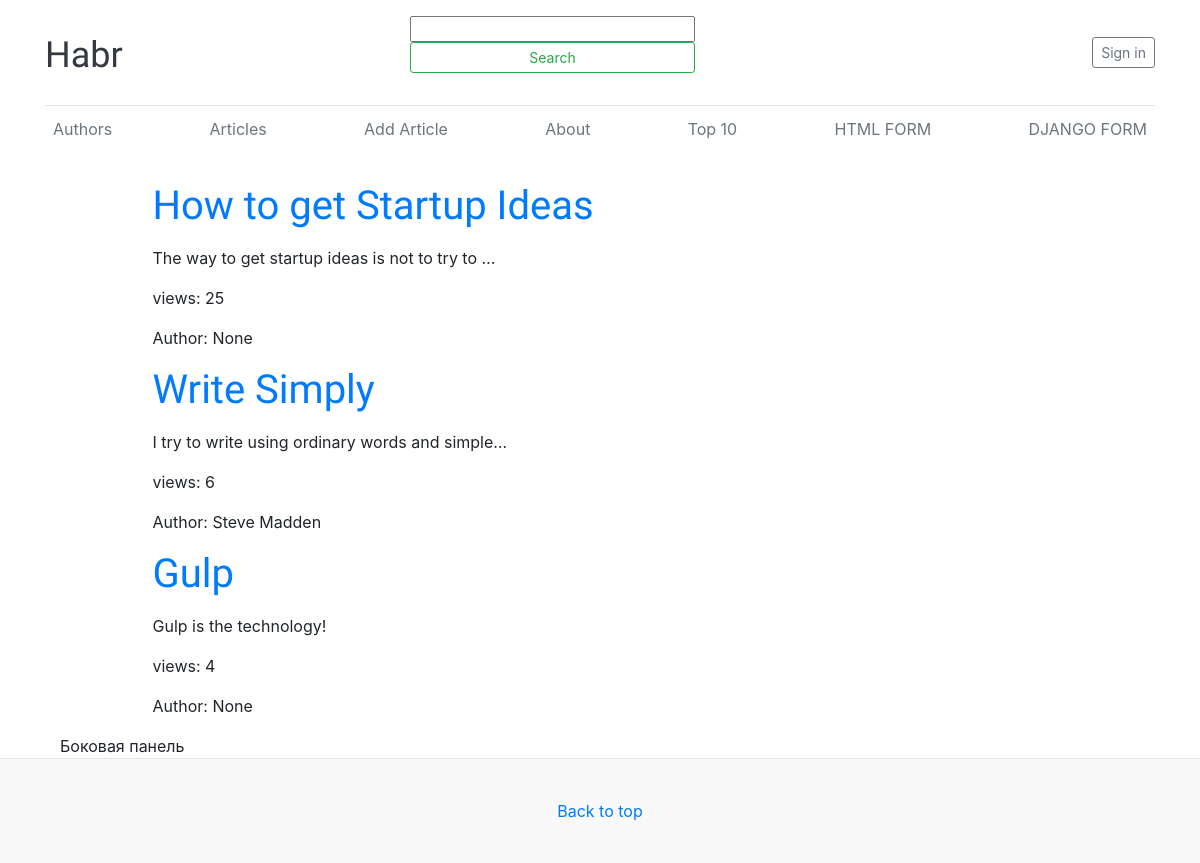
/top/, run on an earlier commit of the app's database.
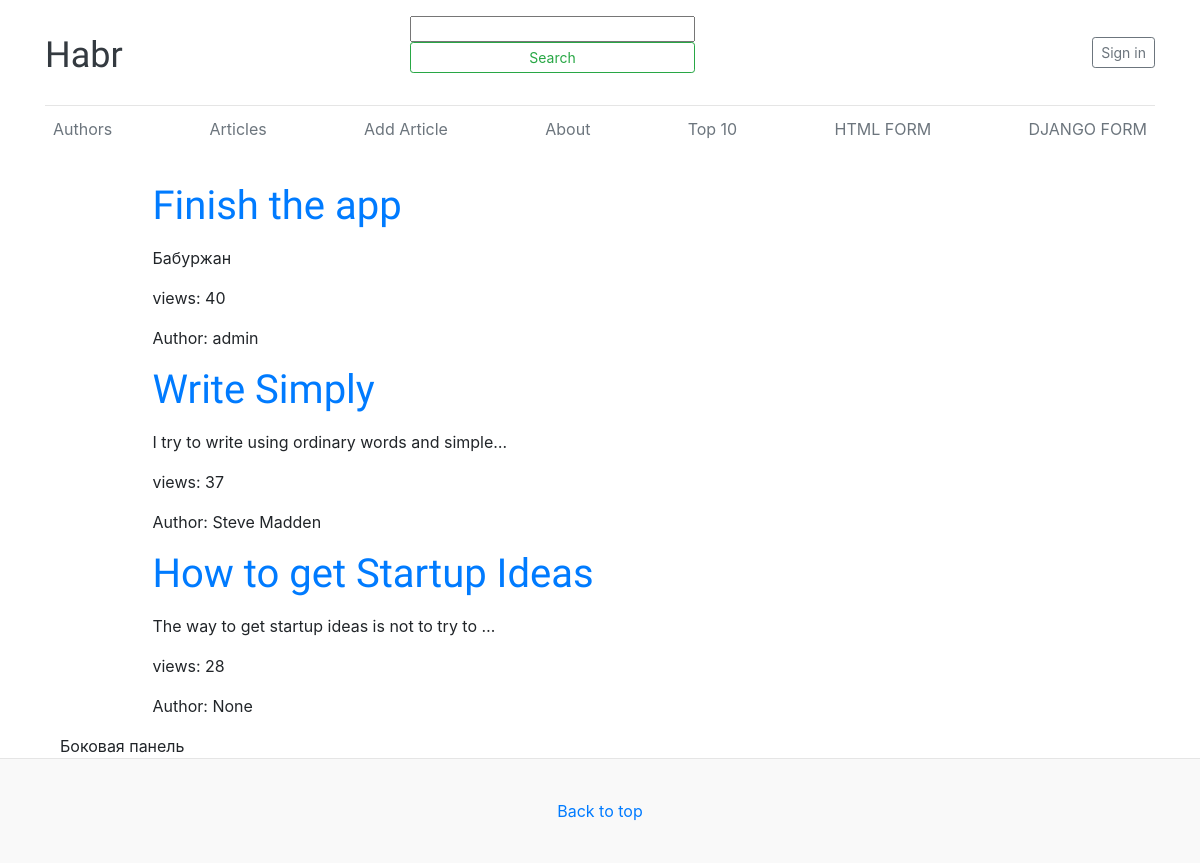
And on a later commit of the database.
### core/models.py (models this page shows, shortened)
class Article(models.Model):
    title = models.CharField(max_length = 255)
    text = models.TextField()
    author = models.ForeignKey(
        to = "Author",
        on_delete = models.SET_NULL,
        null = True, blank = True,
        related_name = "article",
        verbose_name = "Автор"
    )
    readers = models.ManyToManyField(
        to = User,
        related_name = "read_articles",
        blank = True,
    )
    views = models.IntegerField(
        default=0,
        verbose_name="views"
    )
    created_at = models.DateTimeField(
        auto_now_add=True,
        null=True,
    )
    updated_at = models.DateTimeField(auto_now=True)
    is_active = models.BooleanField(default=True)
    picture = models.ImageField(upload_to="articles_image", null=True, blank=True, verbose_name="Picture name")

class Author(models.Model):
    user = models.OneToOneField(
        to = User,
        related_name = "author",
        verbose_name = "Пользователь",
        null = False,
        blank = False,
        on_delete = models.CASCADE
    )
    nickname = models.CharField(max_length = 55)
    photo = models.ImageField(upload_to="photo", null=True, blank=True, verbose_name="Photo name")
    class Meta:
        verbose_name = "Автор"
        verbose_name_plural = "Авторы"
    def __str__(self):
        return self.nickname

### core/views.py (the view)
# urls.py: path("top/", top, name="top" )
def top(request):
    articles = Article.objects.order_by("-views")[:3]
    return render(request, "top.html", {"articles":articles})

### core/templates/top.html
{% extends 'base.html' %}
{% block content %}
{% for article in articles %}
    <h1><a href="{% url 'article' article.id %}">{{ article.title }}</a></h1>
    <p>{{ article.text|linebreaks|truncatechars:50 }}</p>
    <p>views: {{ article.views }}</p>
    <p>Author: {{ article.author }}</p>
{% endfor %}
{% endblock %}

What changed in the data, as far as the page shows it:
no longer on this page (row edited): Article: title "Gulp", text "Gulp is the technology!", views "4", author "None"
now on this page (row edited): Article: title "Finish the app", text "Бабуржан", views "40", author "admin"
changed Article "Write Simply": views "6" → "37"; moves up the list
changed Article "How to get Startup Ideas": views "25" → "28"
